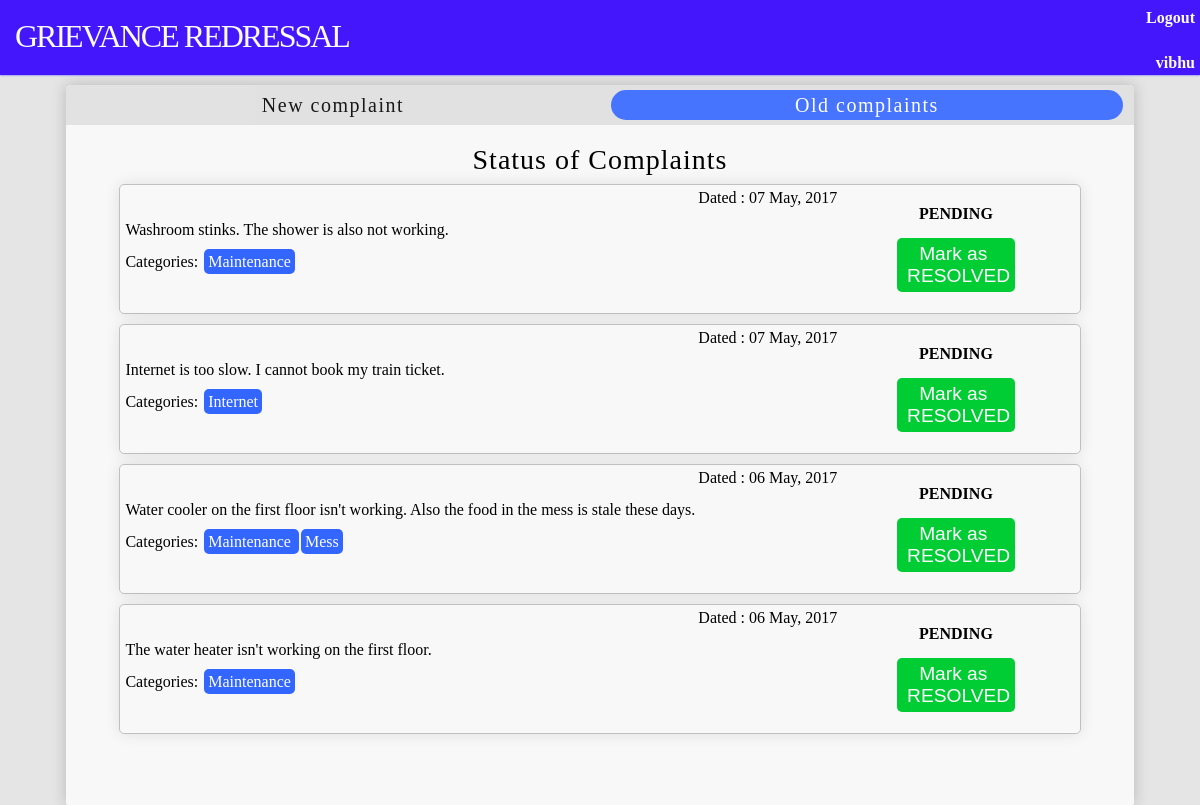
Page /home/2 (signed in) on the committed database.
### main/models.py (models this page shows, shortened)
class Grievance(models.Model):
	student= models.ForeignKey(Student, on_delete= models.CASCADE)
	date= models.DateTimeField(auto_now_add=True)
	description= models.CharField(max_length=1000)
	status= models.CharField(max_length=1, choices=STATUS_CHOICES, default='N')
	categories= models.ManyToManyField(Category)
	actions= models.ManyToManyField(Action)
	objects= GrievanceManager()
	def get_date(self):
		return self.date.strftime('%d %b, %Y')

class Category(models.Model):
	name= models.CharField(max_length=100)
	hostel= models.CharField(max_length=100,choices=HOSTEL_CHOICES)
	action= models.OneToOneField(Action, null=True)
	objects= CategoryManager()

### main/views.py (the view)
# urls.py: url(r'^home/(?P<tab_id>[1-3]+)$', main_views.home, name='home'),
@login_required
def home(request, tab_id):
	if request.user.username == "admin" :
		all_grievances = Grievance.objects.all().order_by('-date')[:10]
		return render(request, "main/admin.html", {
		'list_of_grievances': all_grievances,
		'N' : 'N', 'R' : 'R', 'C' : 'C',
		})
	else :
		grievances= Grievance.objects.get_grievances_for_user(request.user)
		return render(request, "main/home.html", {
		'tab_id': tab_id,
		'list_of_grievances': grievances,
		'N' : 'N', 'R' : 'R', 'C' : 'C',
		})

### main/models.py (called while the page is built)
	def get_grievances_for_user(self, user):
		return super(GrievanceManager, self).get_queryset().filter(student=user.student).order_by('-date')

### main/templates/main/home.html (shortened to what this page needs)
{% extends 'base.html' %}
{% load static %}
{% block content %}
	<nav class="tabs grouping">
		<ul>
			<li {% ifequal tab_id '1' %} class="active" {% endifequal %} data-tab="tab1">New complaint</li>
			<li {% ifequal tab_id '2' %} class="active" {% endifequal %} data-tab="tab2">Old complaints</li>
		</ul>
	</nav>
	<br>
	<div class="tab-content {% ifequal tab_id '2' %}current{% endifequal %}" id="tab2">
                <p class="heading1"> Status of Complaints</p>
		<ul class="grievances">
			{% for gr in list_of_grievances %}
			<li class="grievance grouping">
				<div class="details">
					<p class="date">Dated : {{ gr.get_date }}</p><br>
					<p class="grievance-text">{{ gr.description }}</p><br>
					<label>Categories: </label>
					<div class="categories">
						{% for category in gr.categories.all %}
						<span class="selected"> {{ category.name }} </span>
						{% endfor %}
					</div>
				</div>
				<div class="status">
					<p class="center">
						<br>
						{%  if gr.status == C %}
						<img src="{% static 'img/resolved_tag.png' %}">
						{% else %}
						<p><strong>{% if gr.status == N %}PENDING
						{% elif gr.status == R %}READ
						{% endif %}</strong></p>
						<br>
						<form action="{% url 'resolve' gr.id %}" method='POST'>
						<input type="submit" class="btn-go" value="Mark as &#10 RESOLVED"></input>
						</form>
						{% endif %}
						<br>
					</p>
				</div>
			</li>
			{% endfor %}
		</ul>
	</div>
{% endblock %}

### main/templates/base.html (shortened to what this page needs)
{% load static %}
<!DOCTYPE html>
<html>
<head>
	{% block styling %}
	<link rel="stylesheet" href="{% static 'css/style.css' %}">
	{% endblock %}
</head>
<body>
	{% block navigation %}
	<nav class="navigation">
	<p class="brand">GRIEVANCE REDRESSAL</p>
		{% if user.is_authenticated %}
		<a href="{% url 'logout_page' %}" class="logout">Logout</a>
		<p class="usertag">{{ user.username }}</p>
		{% endif %}
	</nav>
	{% endblock %}
	<div class="container">
		{% block content %}
		{% endblock %}
	</div>
</body>
</html>

### static/css/style.css (style rules this page uses)
html, body, div, span, applet, object, iframe, h1, h2, h3, h4, h5, h6, p, blockquote, pre, a, abbr, acronym, address, big, cite, code, del, dfn, em, img, ins, kbd, q, s, samp, small, strike, strong, sub, sup, tt, var, b, u, i, center, dl, dt, dd, ol, ul, li, fieldset, form, label, legend, table, caption, tbody, tfoot, thead, tr, th, td, article, aside, canvas, details, embed, figure, figcaption, footer, header, hgroup, menu, nav, output, ruby, section, summary, time, mark, audio, video { margin: 0; padding: 0; border: 0; font-size: 100%; font: inherit; vertical-align: baseline; }
article, aside, details, figcaption, figure, footer, header, hgroup, menu, nav, section { display: block; }
body { line-height: 1; background: rgba(0,0,0,0.1); }
ol, ul { list-style: none; }
.grouping:before, .grouping:after { content: " "; display: table; }
.grouping:after { clear: both; }
* { box-sizing: border-box; font-size: 1.2em; }
a { text-decoration: none; color: inherit; }
html { position: absolute; top:0; left: 0; right: 0; bottom: 0; }
body { height: 90%; }
nav { width: 100%; opacity : 0.9; }
nav.navigation { width: 100%; min-height: 75px; background-color: #3300FF; box-shadow: 0 0px 2px #3333FF; }
nav.tabs { background: rgba(0,0,0,0.1); margin-bottom: 5px; }
.usertag { position: absolute; right: 5px; top: 55px; font-size: 1em; color: white; font-weight: bold; }
.logout { position: absolute; right: 5px; top: 10px; font-size: 1em; color: white; font-weight: bold; }
.brand { position: absolute; left: 15px; top: 20px; font-size: 2em; color: white; font-family: impact arial helvetica; letter-spacing: -2px; }
.tabs li { display: inline; float: left; text-align: center; width: 48%; letter-spacing: 1.5px; font-size: 20px; margin-right: 1%; margin-left: 1%; margin-top: 5px; margin-bottom: 5px; padding: 5px; border-radius: 15px; }
.tabs li.active { background-color: #3366FF; color: white; }
.tab-content { display: none; }
.tab-content.current { display: inherit; }
.container { box-shadow: 0 0px 15px rgba(0,0,0,0.2); border-radius: 2px; background: #F8F8F8; max-width: 1068px; margin: auto; margin-top: 10px; min-height: 100%; margin-bottom: -100px; }
.heading1 { text-align: center; font-size: 28px; letter-spacing: 1px; }
form { width: 90%; margin-left: 5%; margin-right: 5%; }
input { border: 1px solid silver; border-radius: 4px; padding: 2px; }
.categories { display: inline; }
.categories span { background-color: #3366FF; color: white; margin-left: 2px; border-radius: 5px; padding: 4px; opacity: 0.5; cursor: pointer; }
.categories .selected { opacity: 1; }
.btn-go { border: none; display: inline; background-color: #00CC33; color: white; padding: 5px; border-radius: 5px; }
.grievances { width: 90%; margin: auto; }
.grievance { box-shadow: 0 0px 15px rgba(0,0,0,0.1); border: 1px solid silver; border-radius: 5px; margin-top: 10px; padding: 5px; }
.grievance .details { width: 75%; float: left; }
.grievance .status { text-align: center; width: 25%; float: left; }
.center { text-align: center; }
.date { text-align: right; }
strong { font-weight: bold; }

### rows in the picture
Grievance: get_date "07 May, 2017", description "Washroom stinks. The shower is also not working.", status "PENDING"
Category: name "Maintenance"
Grievance: get_date "07 May, 2017", description "Internet is too slow. I cannot book my train ticket.", status "PENDING"
Category: name "Internet"
Grievance: get_date "06 May, 2017", description "Water cooler on the first floor isn't working. Also the food in the mess is stale these days.", status "PENDING"
Category: name "Mess"
Grievance: get_date "06 May, 2017", description "The water heater isn't working on the first floor.", status "PENDING"

### other values in the picture
{{ user.username }} "vibhu"
